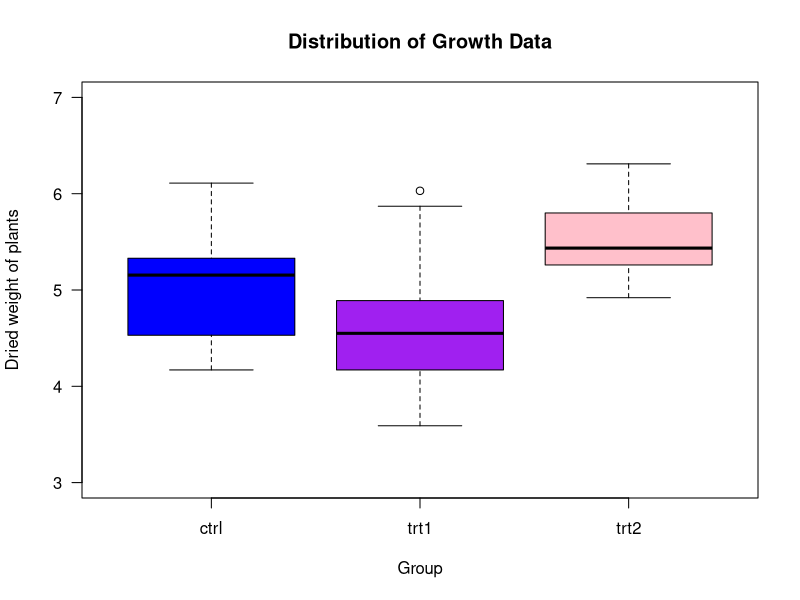

Write the R code that produced this figure.
## ---- chunk 1
knitr::opts_chunk$set(echo = TRUE)
## ---- chunk 2
boxplot(weight ~ group,                             # compare weight by group
		data = PlantGrowth,                         # built-in data set
		main = "Distribution of Growth Data",       # set title
		las = 1,                                    # rotate y-axis values
        ylab = "Dried weight of plants",            # set y-axis title
		xlab = "Group",                             # set x-axis title
		ylim = c(3,7),                              # set scale of y-axis
		col = c("blue","purple","pink"))            # set bar fill colors
## ---- chunk 3
knitr::kable(anova(lm(weight ~ group, data = PlantGrowth)),digits = 3)
